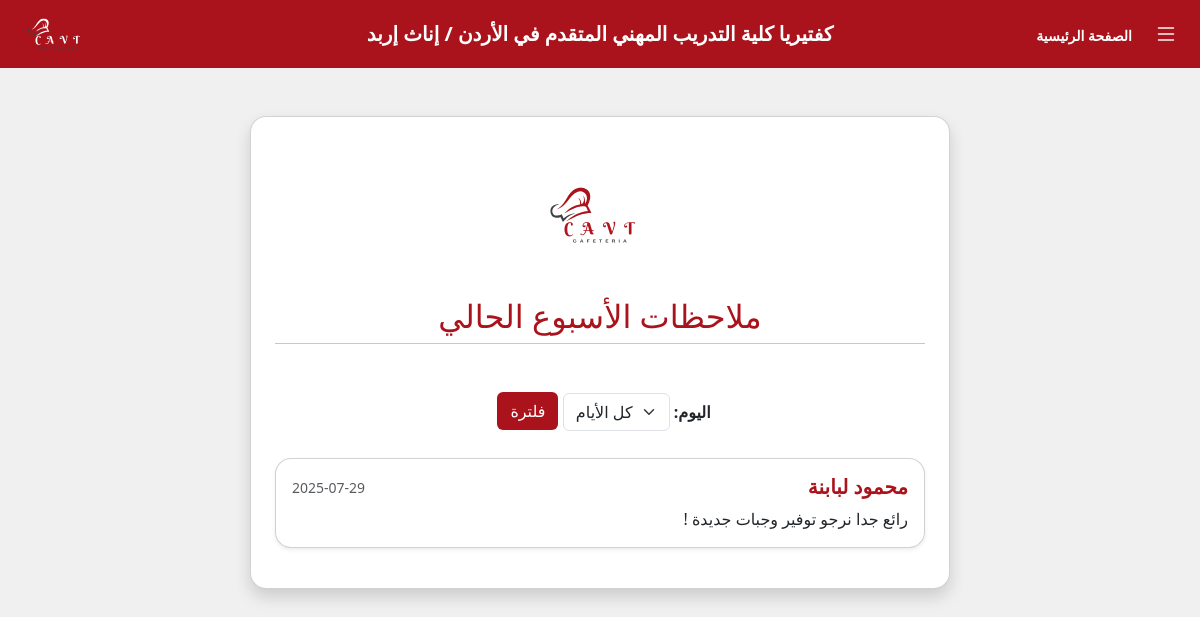
The app's page /Showfeedbacks (signed in) with its own data.
### tables this page shows
CREATE TABLE "Feedback" (
	"id"	INTEGER,
	"content"	TEXT NOT NULL,
	"feedback_date"	DATETIME DEFAULT CURRENT_TIMESTAMP,
	"user_id"	INTEGER NOT NULL,
	PRIMARY KEY("id" AUTOINCREMENT),
	FOREIGN KEY("user_id") REFERENCES "User"("id") ON DELETE CASCADE
);

CREATE TABLE "User" (
	"id"	INTEGER,
	"name"	TEXT NOT NULL,
	"specialty"	TEXT NOT NULL CHECK("specialty" IN ('مهارات إنتاج المخبوزات والحلويات والمعجنات', 'صانع حلويات شرقية', 'صانع حلويات غربية', 'صانع معجنات', 'حلاق شعر نسائي / كوافيرة أو كوافير', 'مساعد حلاق نسائي', 'مدير', 'مساعد تجميل', 'مختص مكياج', 'منسق إداري طبي', 'حاضنة أطفال', 'خياط ملابس نسائية', 'مشغل / آلة درزة صناعية', 'مدخل بيانات', 'مطور التطبيقات المتقدمة', 'تكنولوجيا إدارة النظم والشبكات', 'صيانة أنظمة ومعدات تقنية المعلومات', 'تكنولوجيا الرسم الهندسي وتطبيقاته')),
	"password"	TEXT NOT NULL,
	"phone_number"	TEXT NOT NULL CHECK(length("phone_number") = 10),
	"role_id"	INTEGER NOT NULL DEFAULT 3,
	PRIMARY KEY("id" AUTOINCREMENT),
	FOREIGN KEY("role_id") REFERENCES "Role"("id") ON DELETE CASCADE
);

### temp.py (the view, shortened to what this page needs)
@app.route('/Showfeedbacks')
@login_required
def show_feedbacks():
    selected_day = request.args.get('day')
    conn = get_db_connection()
    cursor = conn.cursor()
    base_query = """
    SELECT Feedback.content, Feedback.feedback_date, User.name
    FROM Feedback
    JOIN User ON Feedback.user_id = User.id
    WHERE date(Feedback.feedback_date) >= date('now', '-7 days')
    """
    params = []
    base_query += " ORDER BY Feedback.feedback_date DESC"
    cursor.execute(base_query, params)
    feedbacks = cursor.fetchall()
    conn.commit()
    conn.close()
    return render_template('showfeedback.html', pagetitle="ملاحظات الأسبوع", feedbacks=feedbacks, selected_day=selected_day)

### database.py (called while the page is built)
def get_db_connection():
    conn = sqlite3.connect("college_users.db")
    conn.row_factory = sqlite3.Row  # بترجع النتائج كـ dict
    return conn

### temp.py (called while the page is built)
def login_required(f):
    @wraps(f)
    def decorated_function(*args, **kwargs):
        if 'user_id' not in session:
            flash('يجب تسجيل الدخول أولاً')
            return redirect(url_for('login'))
        return f(*args, **kwargs)
    return decorated_function

### templates/showfeedback.html (shortened to what this page needs)
{% extends 'navbar.html' %}
{% block body %}
  <div class="container d-flex justify-content-center align-items-center py-5">
    <div class="card shadow p-4 w-100 max-width700px rounded-4 bg-white">
      <div class="text-center mb-4">
      <img src="{{ url_for('static', filename='image/CAVT_logo.svg') }}" alt="شعار الكلية" class="rounded" width="140">
        <h2 class="mt-3 color-AB131C">ملاحظات الأسبوع الحالي</h2>
        <hr class="mt-2 mb-4">
      </div>
      <form method="get" class="mb-4 text-center">
        <label for="day" class="form-label fw-bold">اليوم:</label>
        <select name="day" id="day" class="form-select d-inline-block w-auto">
          <option value="" {% if not selected_day %}selected{% endif %}>كل الأيام</option>
        </select>
        <button type="submit" class="btn background-color-AB131C text-white mb-1 ms-2">فلترة</button>
      </form>
      {% for content, feedback_date, name in feedbacks %}
      <div class="card shadow-sm mb-3 rounded-4 note-card">
        <div class="card-body">
          <div class="d-flex justify-content-between align-items-center mb-2">
            <h5 class="mb-0 fw-bold color-AB131C">{{ name }}</h5>
            <small class="text-muted">{{ feedback_date }}</small>
          </div>
          <p class="card-text">{{ content }}</p>
        </div>
      </div>
      {% else %}
      <div class="alert alert-secondary text-center" role="alert">
        لا توجد ملاحظات  .
      </div>
      {% endfor %}
    </div>
  </div>
{% endblock %}

### static/style.css (style rules this page uses)
body { font-family: "Segoe UI", Tahoma, Geneva, Verdana, sans-serif; user-select: none; }
.background-color-f0f0f0 { background-color: #f0f0f0 !important; }
.card { animation: fadeIn 0.8s ease-in-out; }
.background-color-AB131C { background-color: #AB131C !important; }
.color-AB131C { color: #AB131C; }
.max-width700px { max-width: 700px; }
.note-card { transition: transform 0.2s ease, box-shadow 0.2s ease; }

### records on screen
Feedback: name "محمود لبابنة", feedback_date "2025-07-29", content "رائع جدا نرجو توفير وجبات جديدة !"
